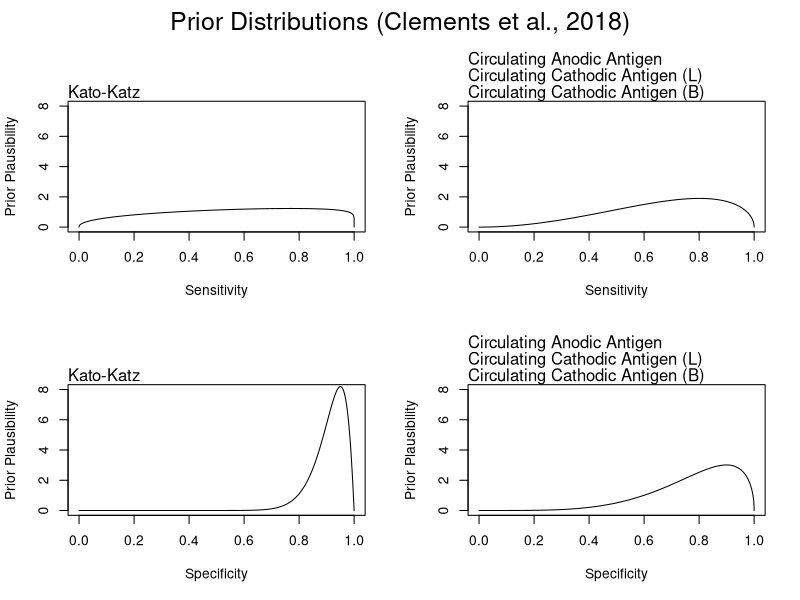

This figure's R source:
# Priors used in Clemens et al.

x <- seq(0,1,by=0.0001)
par(mfrow=c(2,2), oma=c(0, 0, 2, 0))
plot(x, dbeta(x, 1.43, 1.129), type="l", xlab="Sensitivity", ylab="Prior Plausibility", ylim=c(0,8))
mtext("Kato-Katz", 3, adj=0)
plot(x, dbeta(x, 3.05, 1.51), type="l", xlab="Sensitivity", ylab="Prior Plausibility", ylim=c(0,8))
mtext("Circulating Cathodic Antigen (B)", 3, adj=0)
mtext("Circulating Cathodic Antigen (L)", 3, adj=0, line=1)
mtext("Circulating Anodic Antigen", 3, adj=0, line=2)

plot(x, dbeta(x, 21.2, 2.06), type="l", xlab="Specificity", ylab="Prior Plausibility", ylim=c(0,8))
mtext("Kato-Katz", 3, adj=0)
plot(x, dbeta(x, 5.38, 1.49), type="l", xlab="Specificity", ylab="Prior Plausibility", ylim=c(0,8))
mtext("Circulating Cathodic Antigen (B)", 3, adj=0)
mtext("Circulating Cathodic Antigen (L)", 3, adj=0, line=1)
mtext("Circulating Anodic Antigen", 3, adj=0, line=2)
mtext("Prior Distributions (Clements et al., 2018)", side=3, outer=T, cex=1.5)
